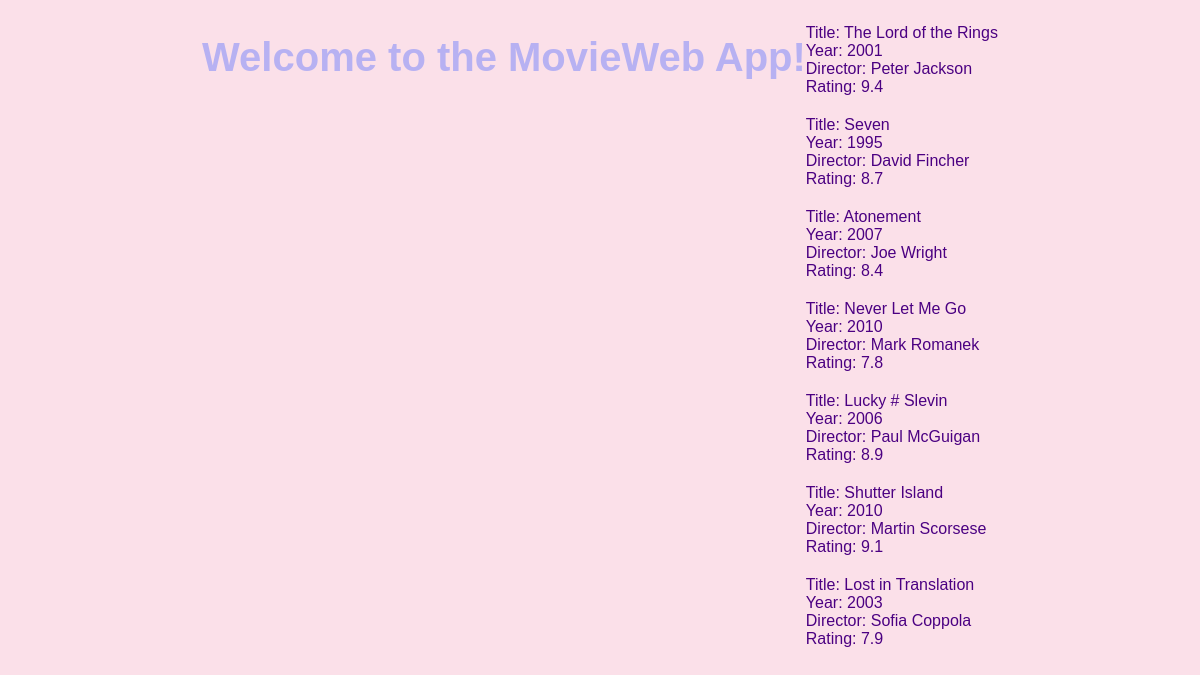
Before: / with the older database file.
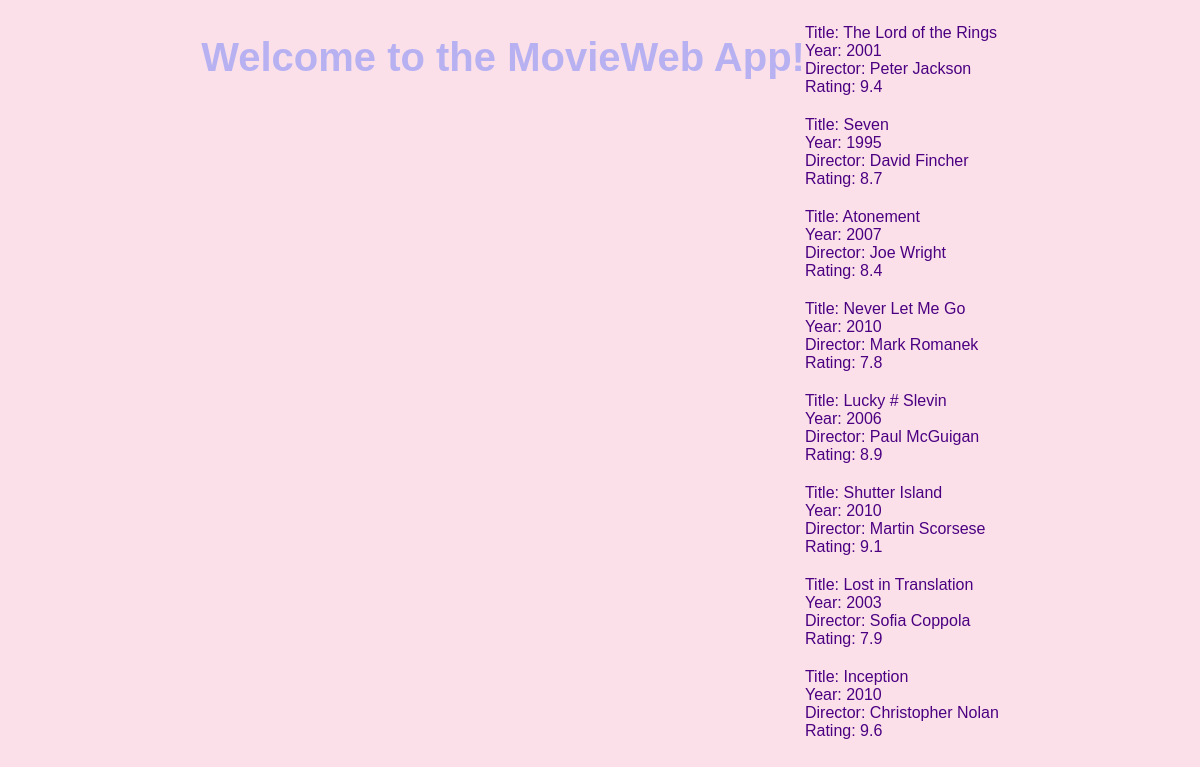
After: the same page with the newer database file.
### datamanager/data_models.py (models this page shows, shortened)
class Movie(db.Model):
    __tablename__ = "movies"
    id = Column(Integer, primary_key=True, autoincrement=True)
    name = Column(String)
    director = Column(String)
    year = Column(Integer)
    rating = Column (Float)

### app.py (the view)
@app.route('/')
def home():
    movies = data_manager.get_all_movies()
    return render_template('index.html', movies=movies)

### datamanager/sqlite_data_manager.py (called while the page is built)
    def get_all_movies(self):
        movies = self.models.Movie.query.all()
        return movies

### templates/index.html (shortened to what this page needs)
<!DOCTYPE html>
<html lang="en">
<head>
    <link rel="stylesheet" href="/static/styles.css">
</head>
<body>
<h1>Welcome to the MovieWeb App!</h1>
<div>
    <ul>
        {% for movie in movies %}
        <li>
            Title: {{ movie.name }} <br>
            Year: {{ movie.year }} <br>
            Director: {{ movie.director }} <br>
            Rating: {{ movie.rating }} <br>
        </li>
        {% endfor %}
    </ul>
</div>
</body>
</html>

### static/styles.css (style rules this page uses)
body { background-color: #FBE0E9; font-family: 'Poppins', sans-serif; color: #4B0082; display: flex; justify-content: center; }
h1 { font-family: 'Poppins', sans-serif; font-weight: bold; font-size: 2.5em; color: #B7B1F2; text-align: center; }
ul { padding: 0; list-style-type: none; }
li { margin-bottom: 20px; color: #4B0082; }

Changed rows visible on the page:
added Movie: name "Inception", year "2010", director "Christopher Nolan", rating "9.6"
